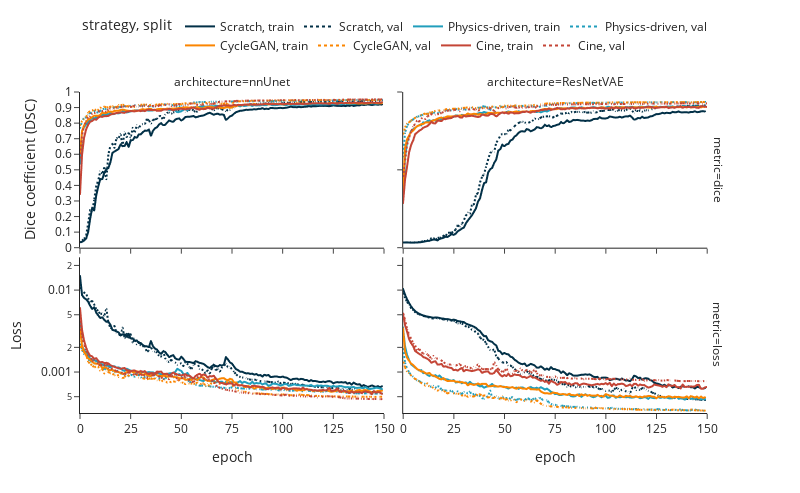

The code cell stored with this chart in its notebook:
### Code cell
colors = ['#023047', '#219EBC', '#FB8500', '#C44536']

sort_kwargs = dict(
    by=['split', 'strategy', 'architecture', 'metric', 'epoch'], 
    ascending=[True, False, False, True, False]
)

fig = px.line(
    df[(df['metric'].isin(['dice', 'loss']))].sort_values(**sort_kwargs),
    x='epoch', y='value', facet_row='metric', color='strategy', facet_col='architecture', line_dash='split',
    color_discrete_sequence=colors, facet_col_spacing=0.03
)

fig.update_yaxes(matches=None)
top_h_legend = dict(orientation='h', yanchor="bottom", y=1.1)
fig.update_layout(legend=top_h_legend)

fig.update_xaxes(range=[0, 150], dtick=25)

fig.update_yaxes(title_text='Dice coefficient (DSC)', range=[0, 1], dtick=.1, row=2, col=1)
fig.update_yaxes(range=[0, 1], row=2, col=2)

fig.update_yaxes(title_text='Loss', range=[-3.5, -1.6], type="log", row=1, col=1)
fig.update_yaxes(range=[-3.5, -1.6], type="log", row=1, col=2)

fig.update_layout(height=800 / 1.62, width=800)
fig.show()

### Figure 1 — Plotly figure (JSON) as saved in the notebook; plotly's stock layout.template omitted (floating-point values rounded to 4 significant figures; data arrays with more than 128 entries replaced by an {"elided": "..."} marker saying what was removed)
{"data": [{"hovertemplate": "strategy=Scratch<br>split=train<br>metric=dice<br>architecture=nnUnet<br>epoch=%{x}<br>value=%{y}<extra></extra>", "legendgroup": "Scratch, train", "line": {"color": "#023047", "dash": "solid"}, "marker": {"symbol": "circle"}, "mode": "lines", "name": "Scratch, train", "showlegend": true, "type": "scattergl", "x": {"elided": "150 int values"}, "xaxis": "x3", "y": {"elided": "150 float values"}, "yaxis": "y3"}, {"hovertemplate": "strategy=Scratch<br>split=train<br>metric=dice<br>architecture=ResNetVAE<br>epoch=%{x}<br>value=%{y}<extra></extra>", "legendgroup": "Scratch, train", "line": {"color": "#023047", "dash": "solid"}, "marker": {"symbol": "circle"}, "mode": "lines", "name": "Scratch, train", "showlegend": false, "type": "scattergl", "x": {"elided": "150 int values"}, "xaxis": "x4", "y": {"elided": "150 float values"}, "yaxis": "y4"}, {"hovertemplate": "strategy=Scratch<br>split=train<br>metric=loss<br>architecture=nnUnet<br>epoch=%{x}<br>value=%{y}<extra></extra>", "legendgroup": "Scratch, train", "line": {"color": "#023047", "dash": "solid"}, "marker": {"symbol": "circle"}, "mode": "lines", "name": "Scratch, train", "showlegend": false, "type": "scattergl", "x": {"elided": "150 int values"}, "xaxis": "x", "y": {"elided": "150 float values"}, "yaxis": "y"}, {"hovertemplate": "strategy=Scratch<br>split=train<br>metric=loss<br>architecture=ResNetVAE<br>epoch=%{x}<br>value=%{y}<extra></extra>", "legendgroup": "Scratch, train", "line": {"color": "#023047", "dash": "solid"}, "marker": {"symbol": "circle"}, "mode": "lines", "name": "Scratch, train", "showlegend": false, "type": "scattergl", "x": {"elided": "150 int values"}, "xaxis": "x2", "y": {"elided": "150 float values"}, "yaxis": "y2"}, {"hovertemplate": "strategy=Scratch<br>split=val<br>metric=dice<br>architecture=nnUnet<br>epoch=%{x}<br>value=%{y}<extra></extra>", "legendgroup": "Scratch, val", "line": {"color": "#023047", "dash": "dot"}, "marker": {"symbol": "circle"}, "mode": "lines", "name": "Scratch, val", "showlegend": true, "type": "scattergl", "x": {"elided": "150 int values"}, "xaxis": "x3", "y": {"elided": "150 float values"}, "yaxis": "y3"}, {"hovertemplate": "strategy=Scratch<br>split=val<br>metric=dice<br>architecture=ResNetVAE<br>epoch=%{x}<br>value=%{y}<extra></extra>", "legendgroup": "Scratch, val", "line": {"color": "#023047", "dash": "dot"}, "marker": {"symbol": "circle"}, "mode": "lines", "name": "Scratch, val", "showlegend": false, "type": "scattergl", "x": {"elided": "150 int values"}, "xaxis": "x4", "y": {"elided": "150 float values"}, "yaxis": "y4"}, {"hovertemplate": "strategy=Scratch<br>split=val<br>metric=loss<br>architecture=nnUnet<br>epoch=%{x}<br>value=%{y}<extra></extra>", "legendgroup": "Scratch, val", "line": {"color": "#023047", "dash": "dot"}, "marker": {"symbol": "circle"}, "mode": "lines", "name": "Scratch, val", "showlegend": false, "type": "scattergl", "x": {"elided": "150 int values"}, "xaxis": "x", "y": {"elided": "150 float values"}, "yaxis": "y"}, {"hovertemplate": "strategy=Scratch<br>split=val<br>metric=loss<br>architecture=ResNetVAE<br>epoch=%{x}<br>value=%{y}<extra></extra>", "legendgroup": "Scratch, val", "line": {"color": "#023047", "dash": "dot"}, "marker": {"symbol": "circle"}, "mode": "lines", "name": "Scratch, val", "showlegend": false, "type": "scattergl", "x": {"elided": "150 int values"}, "xaxis": "x2", "y": {"elided": "150 float values"}, "yaxis": "y2"}, {"hovertemplate": "strategy=Physics-driven<br>split=train<br>metric=dice<br>architecture=nnUnet<br>epoch=%{x}<br>value=%{y}<extra></extra>", "legendgroup": "Physics-driven, train", "line": {"color": "#219EBC", "dash": "solid"}, "marker": {"symbol": "circle"}, "mode": "lines", "name": "Physics-driven, train", "showlegend": true, "type": "scattergl", "x": {"elided": "150 int values"}, "xaxis": "x3", "y": {"elided": "150 float values"}, "yaxis": "y3"}, {"hovertemplate": "strategy=Physics-driven<br>split=train<br>metric=dice<br>architecture=ResNetVAE<br>epoch=%{x}<br>value=%{y}<extra></extra>", "legendgroup": "Physics-driven, train", "line": {"color": "#219EBC", "dash": "solid"}, "marker": {"symbol": "circle"}, "mode": "lines", "name": "Physics-driven, train", "showlegend": false, "type": "scattergl", "x": {"elided": "150 int values"}, "xaxis": "x4", "y": {"elided": "150 float values"}, "yaxis": "y4"}, {"hovertemplate": "strategy=Physics-driven<br>split=train<br>metric=loss<br>architecture=nnUnet<br>epoch=%{x}<br>value=%{y}<extra></extra>", "legendgroup": "Physics-driven, train", "line": {"color": "#219EBC", "dash": "solid"}, "marker": {"symbol": "circle"}, "mode": "lines", "name": "Physics-driven, train", "showlegend": false, "type": "scattergl", "x": {"elided": "150 int values"}, "xaxis": "x", "y": {"elided": "150 float values"}, "yaxis": "y"}, {"hovertemplate": "strategy=Physics-driven<br>split=train<br>metric=loss<br>architecture=ResNetVAE<br>epoch=%{x}<br>value=%{y}<extra></extra>", "legendgroup": "Physics-driven, train", "line": {"color": "#219EBC", "dash": "solid"}, "marker": {"symbol": "circle"}, "mode": "lines", "name": "Physics-driven, train", "showlegend": false, "type": "scattergl", "x": {"elided": "150 int values"}, "xaxis": "x2", "y": {"elided": "150 float values"}, "yaxis": "y2"}, {"hovertemplate": "strategy=Physics-driven<br>split=val<br>metric=dice<br>architecture=nnUnet<br>epoch=%{x}<br>value=%{y}<extra></extra>", "legendgroup": "Physics-driven, val", "line": {"color": "#219EBC", "dash": "dot"}, "marker": {"symbol": "circle"}, "mode": "lines", "name": "Physics-driven, val", "showlegend": true, "type": "scattergl", "x": {"elided": "150 int values"}, "xaxis": "x3", "y": {"elided": "150 float values"}, "yaxis": "y3"}, {"hovertemplate": "strategy=Physics-driven<br>split=val<br>metric=dice<br>architecture=ResNetVAE<br>epoch=%{x}<br>value=%{y}<extra></extra>", "legendgroup": "Physics-driven, val", "line": {"color": "#219EBC", "dash": "dot"}, "marker": {"symbol": "circle"}, "mode": "lines", "name": "Physics-driven, val", "showlegend": false, "type": "scattergl", "x": {"elided": "150 int values"}, "xaxis": "x4", "y": {"elided": "150 float values"}, "yaxis": "y4"}, {"hovertemplate": "strategy=Physics-driven<br>split=val<br>metric=loss<br>architecture=nnUnet<br>epoch=%{x}<br>value=%{y}<extra></extra>", "legendgroup": "Physics-driven, val", "line": {"color": "#219EBC", "dash": "dot"}, "marker": {"symbol": "circle"}, "mode": "lines", "name": "Physics-driven, val", "showlegend": false, "type": "scattergl", "x": {"elided": "150 int values"}, "xaxis": "x", "y": {"elided": "150 float values"}, "yaxis": "y"}, {"hovertemplate": "strategy=Physics-driven<br>split=val<br>metric=loss<br>architecture=ResNetVAE<br>epoch=%{x}<br>value=%{y}<extra></extra>", "legendgroup": "Physics-driven, val", "line": {"color": "#219EBC", "dash": "dot"}, "marker": {"symbol": "circle"}, "mode": "lines", "name": "Physics-driven, val", "showlegend": false, "type": "scattergl", "x": {"elided": "150 int values"}, "xaxis": "x2", "y": {"elided": "150 float values"}, "yaxis": "y2"}, {"hovertemplate": "strategy=CycleGAN<br>split=train<br>metric=dice<br>architecture=nnUnet<br>epoch=%{x}<br>value=%{y}<extra></extra>", "legendgroup": "CycleGAN, train", "line": {"color": "#FB8500", "dash": "solid"}, "marker": {"symbol": "circle"}, "mode": "lines", "name": "CycleGAN, train", "showlegend": true, "type": "scattergl", "x": {"elided": "150 int values"}, "xaxis": "x3", "y": {"elided": "150 float values"}, "yaxis": "y3"}, {"hovertemplate": "strategy=CycleGAN<br>split=train<br>metric=dice<br>architecture=ResNetVAE<br>epoch=%{x}<br>value=%{y}<extra></extra>", "legendgroup": "CycleGAN, train", "line": {"color": "#FB8500", "dash": "solid"}, "marker": {"symbol": "circle"}, "mode": "lines", "name": "CycleGAN, train", "showlegend": false, "type": "scattergl", "x": {"elided": "150 int values"}, "xaxis": "x4", "y": {"elided": "150 float values"}, "yaxis": "y4"}, {"hovertemplate": "strategy=CycleGAN<br>split=train<br>metric=loss<br>architecture=nnUnet<br>epoch=%{x}<br>value=%{y}<extra></extra>", "legendgroup": "CycleGAN, train", "line": {"color": "#FB8500", "dash": "solid"}, "marker": {"symbol": "circle"}, "mode": "lines", "name": "CycleGAN, train", "showlegend": false, "type": "scattergl", "x": {"elided": "150 int values"}, "xaxis": "x", "y": {"elided": "150 float values"}, "yaxis": "y"}, {"hovertemplate": "strategy=CycleGAN<br>split=train<br>metric=loss<br>architecture=ResNetVAE<br>epoch=%{x}<br>value=%{y}<extra></extra>", "legendgroup": "CycleGAN, train", "line": {"color": "#FB8500", "dash": "solid"}, "marker": {"symbol": "circle"}, "mode": "lines", "name": "CycleGAN, train", "showlegend": false, "type": "scattergl", "x": {"elided": "150 int values"}, "xaxis": "x2", "y": {"elided": "150 float values"}, "yaxis": "y2"}, {"hovertemplate": "strategy=CycleGAN<br>split=val<br>metric=dice<br>architecture=nnUnet<br>epoch=%{x}<br>value=%{y}<extra></extra>", "legendgroup": "CycleGAN, val", "line": {"color": "#FB8500", "dash": "dot"}, "marker": {"symbol": "circle"}, "mode": "lines", "name": "CycleGAN, val", "showlegend": true, "type": "scattergl", "x": {"elided": "150 int values"}, "xaxis": "x3", "y": {"elided": "150 float values"}, "yaxis": "y3"}, {"hovertemplate": "strategy=CycleGAN<br>split=val<br>metric=dice<br>architecture=ResNetVAE<br>epoch=%{x}<br>value=%{y}<extra></extra>", "legendgroup": "CycleGAN, val", "line": {"color": "#FB8500", "dash": "dot"}, "marker": {"symbol": "circle"}, "mode": "lines", "name": "CycleGAN, val", "showlegend": false, "type": "scattergl", "x": {"elided": "150 int values"}, "xaxis": "x4", "y": {"elided": "150 float values"}, "yaxis": "y4"}, {"hovertemplate": "strategy=CycleGAN<br>split=val<br>metric=loss<br>architecture=nnUnet<br>epoch=%{x}<br>value=%{y}<extra></extra>", "legendgroup": "CycleGAN, val", "line": {"color": "#FB8500", "dash": "dot"}, "marker": {"symbol": "circle"}, "mode": "lines", "name": "CycleGAN, val", "showlegend": false, "type": "scattergl", "x": {"elided": "150 int values"}, "xaxis": "x", "y": {"elided": "150 float values"}, "yaxis": "y"}, {"hovertemplate": "strategy=CycleGAN<br>split=val<br>metric=loss<br>architecture=ResNetVAE<br>epoch=%{x}<br>value=%{y}<extra></extra>", "legendgroup": "CycleGAN, val", "line": {"color": "#FB8500", "dash": "dot"}, "marker": {"symbol": "circle"}, "mode": "lines", "name": "CycleGAN, val", "showlegend": false, "type": "scattergl", "x": {"elided": "150 int values"}, "xaxis": "x2", "y": {"elided": "150 float values"}, "yaxis": "y2"}, {"hovertemplate": "strategy=Cine<br>split=train<br>metric=dice<br>architecture=nnUnet<br>epoch=%{x}<br>value=%{y}<extra></extra>", "legendgroup": "Cine, train", "line": {"color": "#C44536", "dash": "solid"}, "marker": {"symbol": "circle"}, "mode": "lines", "name": "Cine, train", "showlegend": true, "type": "scattergl", "x": {"elided": "150 int values"}, "xaxis": "x3", "y": {"elided": "150 float values"}, "yaxis": "y3"}, {"hovertemplate": "strategy=Cine<br>split=train<br>metric=dice<br>architecture=ResNetVAE<br>epoch=%{x}<br>value=%{y}<extra></extra>", "legendgroup": "Cine, train", "line": {"color": "#C44536", "dash": "solid"}, "marker": {"symbol": "circle"}, "mode": "lines", "name": "Cine, train", "showlegend": false, "type": "scattergl", "x": {"elided": "200 int values"}, "xaxis": "x4", "y": {"elided": "200 float values"}, "yaxis": "y4"}, {"hovertemplate": "strategy=Cine<br>split=train<br>metric=loss<br>architecture=nnUnet<br>epoch=%{x}<br>value=%{y}<extra></extra>", "legendgroup": "Cine, train", "line": {"color": "#C44536", "dash": "solid"}, "marker": {"symbol": "circle"}, "mode": "lines", "name": "Cine, train", "showlegend": false, "type": "scattergl", "x": {"elided": "150 int values"}, "xaxis": "x", "y": {"elided": "150 float values"}, "yaxis": "y"}, {"hovertemplate": "strategy=Cine<br>split=train<br>metric=loss<br>architecture=ResNetVAE<br>epoch=%{x}<br>value=%{y}<extra></extra>", "legendgroup": "Cine, train", "line": {"color": "#C44536", "dash": "solid"}, "marker": {"symbol": "circle"}, "mode": "lines", "name": "Cine, train", "showlegend": false, "type": "scattergl", "x": {"elided": "200 int values"}, "xaxis": "x2", "y": {"elided": "200 float values"}, "yaxis": "y2"}, {"hovertemplate": "strategy=Cine<br>split=val<br>metric=dice<br>architecture=nnUnet<br>epoch=%{x}<br>value=%{y}<extra></extra>", "legendgroup": "Cine, val", "line": {"color": "#C44536", "dash": "dot"}, "marker": {"symbol": "circle"}, "mode": "lines", "name": "Cine, val", "showlegend": true, "type": "scattergl", "x": {"elided": "150 int values"}, "xaxis": "x3", "y": {"elided": "150 float values"}, "yaxis": "y3"}, {"hovertemplate": "strategy=Cine<br>split=val<br>metric=dice<br>architecture=ResNetVAE<br>epoch=%{x}<br>value=%{y}<extra></extra>", "legendgroup": "Cine, val", "line": {"color": "#C44536", "dash": "dot"}, "marker": {"symbol": "circle"}, "mode": "lines", "name": "Cine, val", "showlegend": false, "type": "scattergl", "x": {"elided": "200 int values"}, "xaxis": "x4", "y": {"elided": "200 float values"}, "yaxis": "y4"}, {"hovertemplate": "strategy=Cine<br>split=val<br>metric=loss<br>architecture=nnUnet<br>epoch=%{x}<br>value=%{y}<extra></extra>", "legendgroup": "Cine, val", "line": {"color": "#C44536", "dash": "dot"}, "marker": {"symbol": "circle"}, "mode": "lines", "name": "Cine, val", "showlegend": false, "type": "scattergl", "x": {"elided": "150 int values"}, "xaxis": "x", "y": {"elided": "150 float values"}, "yaxis": "y"}, {"hovertemplate": "strategy=Cine<br>split=val<br>metric=loss<br>architecture=ResNetVAE<br>epoch=%{x}<br>value=%{y}<extra></extra>", "legendgroup": "Cine, val", "line": {"color": "#C44536", "dash": "dot"}, "marker": {"symbol": "circle"}, "mode": "lines", "name": "Cine, val", "showlegend": false, "type": "scattergl", "x": {"elided": "200 int values"}, "xaxis": "x2", "y": {"elided": "200 float values"}, "yaxis": "y2"}], "layout": {"annotations": [{"font": {}, "showarrow": false, "text": "architecture=nnUnet", "x": 0.2375, "xanchor": "center", "xref": "paper", "y": 1, "yanchor": "bottom", "yref": "paper"}, {"font": {}, "showarrow": false, "text": "architecture=ResNetVAE", "x": 0.7425, "xanchor": "center", "xref": "paper", "y": 1, "yanchor": "bottom", "yref": "paper"}, {"font": {}, "showarrow": false, "text": "metric=loss", "textangle": 90, "x": 0.98, "xanchor": "left", "xref": "paper", "y": 0.2425, "yanchor": "middle", "yref": "paper"}, {"font": {}, "showarrow": false, "text": "metric=dice", "textangle": 90, "x": 0.98, "xanchor": "left", "xref": "paper", "y": 0.7575, "yanchor": "middle", "yref": "paper"}], "height": 493.8, "legend": {"orientation": "h", "title": {"text": "strategy, split"}, "tracegroupgap": 0, "y": 1.1, "yanchor": "bottom"}, "margin": {"t": 60}, "width": 800, "xaxis": {"anchor": "y", "domain": [0, 0.475], "dtick": 25, "range": [0, 150], "title": {"text": "epoch"}}, "xaxis2": {"anchor": "y2", "domain": [0.505, 0.98], "dtick": 25, "matches": "x", "range": [0, 150], "title": {"text": "epoch"}}, "xaxis3": {"anchor": "y3", "domain": [0, 0.475], "dtick": 25, "matches": "x", "range": [0, 150], "showticklabels": false}, "xaxis4": {"anchor": "y4", "domain": [0.505, 0.98], "dtick": 25, "matches": "x", "range": [0, 150], "showticklabels": false}, "yaxis": {"anchor": "x", "domain": [0, 0.485], "range": [-3.5, -1.6], "title": {"text": "Loss"}, "type": "log"}, "yaxis2": {"anchor": "x2", "domain": [0, 0.485], "range": [-3.5, -1.6], "showticklabels": false, "type": "log"}, "yaxis3": {"anchor": "x3", "domain": [0.515, 1], "dtick": 0.1, "range": [0, 1], "title": {"text": "Dice coefficient (DSC)"}}, "yaxis4": {"anchor": "x4", "domain": [0.515, 1], "range": [0, 1], "showticklabels": false}}}
